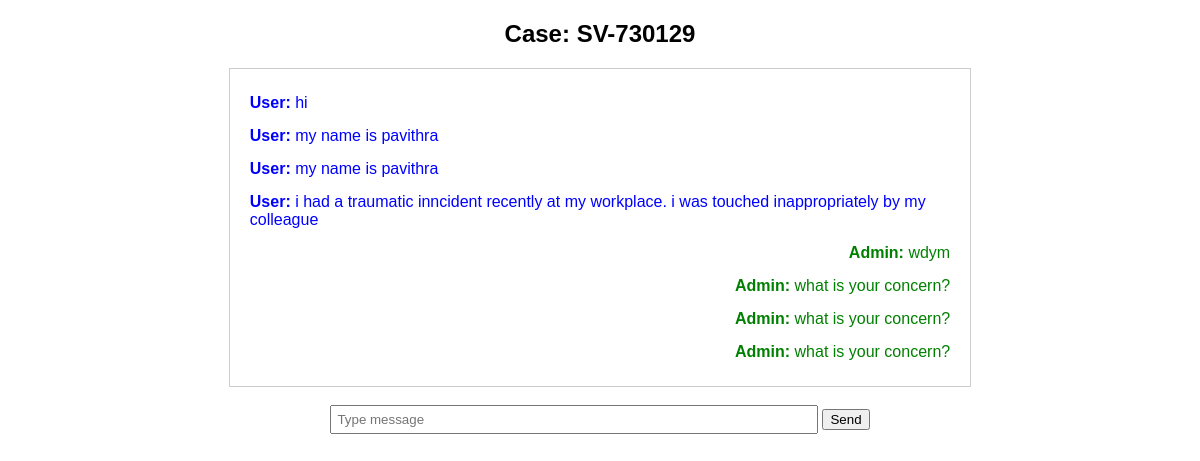
The app's page /chat/SV-730129/ with its own data.
### reports/models.py (models this page shows, shortened)
class Report(models.Model):
    email = models.EmailField(null=True, blank=True)
    is_emergency = models.BooleanField(default=False)
    STATUS_CHOICES = [
        ('submitted', 'Submitted'),
        ('review', 'Under Review'),
        ('investigation', 'Investigation'),
        ('action', 'Action Taken'),
        ('closed', 'Closed'),
    ]
    SEVERITY_CHOICES = [
        ('low', 'Low'),
        ('medium', 'Medium'),
        ('high', 'High'),
    ]
    id = models.UUIDField(primary_key=True, default=uuid.uuid4, editable=False)
    case_id = models.CharField(max_length=20, unique=True)
    category = models.CharField(max_length=100)
    description = models.TextField()
    incident_date = models.DateField(null=True, blank=True)
    location = models.CharField(max_length=200)
    latitude = models.FloatField(null=True, blank=True)
    longitude = models.FloatField(null=True, blank=True)
    evidence = models.FileField(
        upload_to='evidence/',
        null=True,
        blank=True
    )
    severity = models.CharField(
        max_length=10,
        choices=SEVERITY_CHOICES,
        default='low'
    )
    confidence_score = models.IntegerField(default=0)
    status = models.CharField(
        max_length=20,
        choices=STATUS_CHOICES,
        default='submitted'
    )
    burn_flag = models.BooleanField(default=False)
    created_at = models.DateTimeField(auto_now_add=True)

class Message(models.Model):
    SENDER_CHOICES = [
        ('user', 'User'),
        ('admin', 'Admin'),
    ]
    report = models.ForeignKey(
        Report,
        on_delete=models.CASCADE,
        related_name='messages'
    )
    sender = models.CharField(
        max_length=10,
        choices=SENDER_CHOICES
    )
    text = models.TextField()
    timestamp = models.DateTimeField(auto_now_add=True)

### reports/views.py (the view, shortened to what this page needs)
# urls.py: path('chat/<str:case_id>/', views.chat_view, name='chat'),
def chat_view(request, case_id):
    report = get_object_or_404(Report, case_id=case_id)
    messages = Message.objects.filter(
        report=report
    ).order_by('timestamp')
    return render(
        request,
        "reports/chat.html",
        {
            "report": report,
            "messages": messages
        }
    )

### templates/reports/chat.html (shortened to what this page needs)
<!DOCTYPE html>
<html>
<head>
</head>
<body>
<h2 align="center">Case: {{ report.case_id }}</h2>
<div class="chat-box">
    {% for msg in messages %}
        {% if msg.sender == "user" %}
            <div class="msg user">
                <b>User:</b> {{ msg.text }}
            </div>
        {% else %}
            <div class="msg admin">
                <b>Admin:</b> {{ msg.text }}
            </div>
        {% endif %}
    {% endfor %}
</div>
<br>
<form method="POST" align="center">
    <input type="text"
           name="text"
           placeholder="Type message"
           required
           style="width:40%; padding:5px;">
    <button type="submit">Send</button>
</form>
</body>
</html>

### templates/reports/chat.html (style rules this page uses)
body { font-family: Arial; }
.chat-box { width: 60%; margin: auto; border: 1px solid #ccc; padding: 15px; }
.user { color: blue; margin: 5px 0; }
.admin { color: green; margin: 5px 0; text-align: right; }
.msg { padding: 5px; border-radius: 5px; }

### records on screen
Report: case_id "SV-730129"
Message: text "hi"
Message: text "my name is pavithra"
Message: text "my name is pavithra"
Message: text "i had a traumatic inncident recently at my workplace. i was touched inappropriately by my colleague"
Message: text "wdym"
Message: text "what is your concern?"
Message: text "what is your concern?"
Message: text "what is your concern?"
